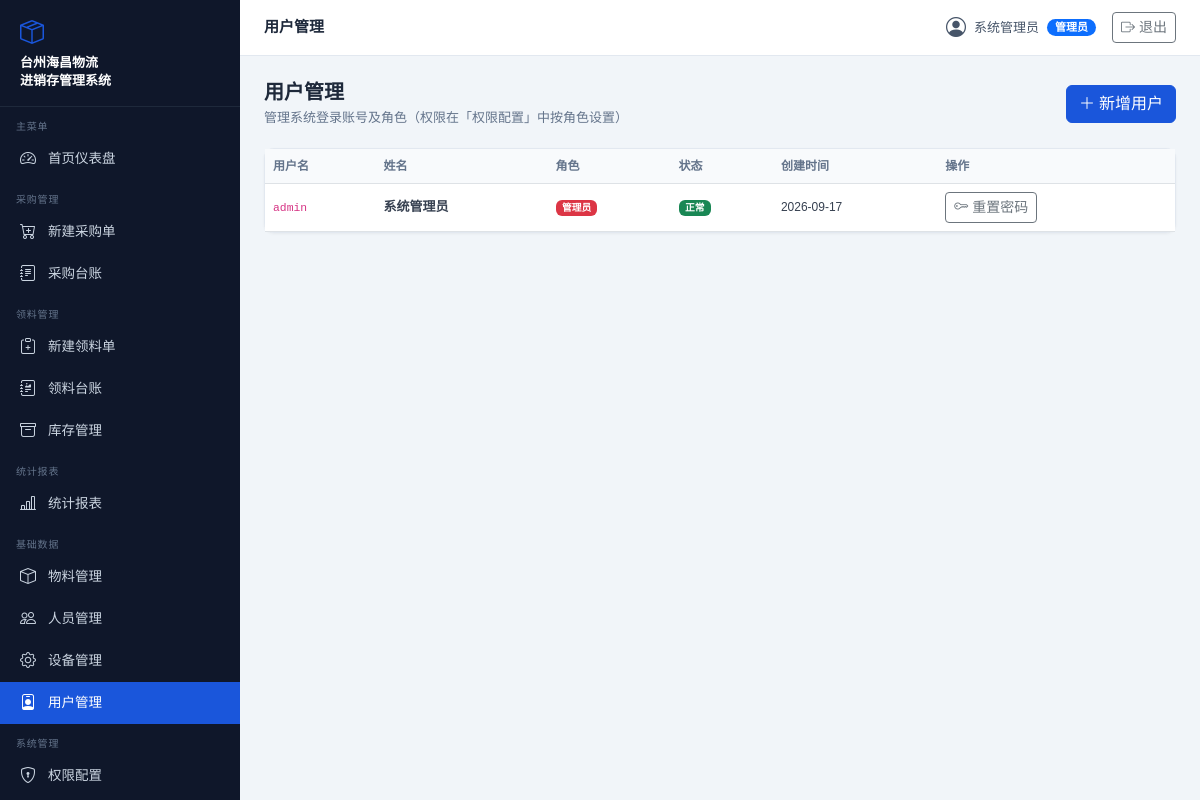
The app's page /users (signed in) with its own data.
### models.py (models this page shows)
class User(Base):
    __tablename__ = "users"
    id = Column(Integer, primary_key=True, index=True)
    username = Column(String, unique=True, index=True)
    hashed_password = Column(String)
    full_name = Column(String)
    role = Column(String)       # 管理员/采购员/仓管员/普通操作员
    is_active = Column(Boolean, default=True)
    created_at = Column(DateTime, default=datetime.now)

### routers/users.py (the view)
@router.get("", response_class=HTMLResponse)
def list_users(request: Request, db: Session = Depends(get_db)):
    user = require_permission(request, db, "user.view")
    users = db.query(User).all()
    roles = db.query(Role).order_by(Role.id).all()
    return templates.TemplateResponse("users.html", page_context(
        request, db, user, users=users, roles=roles))

### templates/users.html (shortened to what this page needs)
{% extends "base.html" %}
{% block page_title %}用户管理{% endblock %}
{% block content %}
<div class="page-header d-flex justify-content-between align-items-center">
  <div><h1>用户管理</h1><p>管理系统登录账号及角色（权限在「权限配置」中按角色设置）</p></div>
  {% if 'user.manage' in permissions %}
  <button class="btn btn-primary" data-bs-toggle="modal" data-bs-target="#addModal">
    <i class="bi bi-plus-lg me-1"></i>新增用户
  </button>
  {% endif %}
</div>
<div class="card">
  <div class="card-body p-0">
    <table class="table table-hover mb-0">
      <thead>
        <tr><th>用户名</th><th>姓名</th><th>角色</th><th>状态</th><th>创建时间</th>
        {% if 'user.manage' in permissions %}<th>操作</th>{% endif %}</tr>
      </thead>
      <tbody>
        {% for u in users %}
        <tr>
          <td><code>{{ u.username }}</code></td>
          <td><strong>{{ u.full_name }}</strong></td>
          <td>
            {% if u.role == '管理员' %}
            <span class="badge bg-danger">{{ u.role }}</span>
            {% elif u.role == '采购员' %}
            <span class="badge bg-primary">{{ u.role }}</span>
            {% elif u.role == '仓管员' %}
            <span class="badge bg-info text-dark">{{ u.role }}</span>
            {% else %}
            <span class="badge bg-secondary">{{ u.role }}</span>
            {% endif %}
          </td>
          <td>
            {% if u.is_active %}
            <span class="badge bg-success">正常</span>
            {% else %}
            <span class="badge bg-secondary">停用</span>
            {% endif %}
          </td>
          <td style="font-size:12px;">{{ u.created_at.strftime('%Y-%m-%d') }}</td>
          {% if 'user.manage' in permissions %}
          <td>
            <button class="btn btn-sm btn-outline-secondary me-1"
              onclick="resetPwd({{ u.id }}, '{{ u.username }}')">
              <i class="bi bi-key"></i> 重置密码
            </button>
          </td>
          {% endif %}
        </tr>
        {% endfor %}
      </tbody>
    </table>
  </div>
</div>
{% endblock %}

### templates/base.html (shortened to what this page needs)
<!DOCTYPE html>
<html lang="zh-CN">
<head>
<link href="../static/cdn.jsdelivr.net/npm/bootstrap@5.3.0/dist/css/bootstrap.min.css" rel="stylesheet">
<link href="../static/cdn.jsdelivr.net/npm/bootstrap-icons@1.11.0/font/bootstrap-icons.css" rel="stylesheet">
</head>
<body>
<div id="sidebar">
  <div class="logo">
    <div class="logo-icon"><i class="bi bi-box-seam"></i></div>
    台州海昌物流<br>进销存管理系统
  </div>
  {% set perms = permissions|default([]) %}
  {% if user %}
  {% if 'dashboard.view' in perms %}
  <div class="nav-section">主菜单</div>
  <a href="/" class="nav-item-link {% if request.url.path == '/' %}active{% endif %}">
    <i class="bi bi-speedometer2"></i> 首页仪表盘
  </a>
  {% endif %}
  {% if 'purchase.create' in perms or 'purchase.view' in perms %}
  <div class="nav-section">采购管理</div>
  {% if 'purchase.create' in perms %}
  <a href="/purchase" class="nav-item-link {% if '/purchase' in request.url.path and 'ledger' not in request.url.path %}active{% endif %}">
    <i class="bi bi-cart-plus"></i> 新建采购单
  </a>
  {% endif %}
  {% if 'purchase.view' in perms %}
  <a href="/purchase/ledger" class="nav-item-link {% if 'purchase/ledger' in request.url.path %}active{% endif %}">
    <i class="bi bi-journal-text"></i> 采购台账
  </a>
  {% endif %}
  {% endif %}
  {% if 'requisition.create' in perms or 'requisition.view' in perms or 'warehouse.view' in perms %}
  <div class="nav-section">领料管理</div>
  {% if 'requisition.create' in perms %}
  <a href="/requisition" class="nav-item-link {% if '/requisition' in request.url.path and 'ledger' not in request.url.path and 'api' not in request.url.path %}active{% endif %}">
    <i class="bi bi-clipboard-plus"></i> 新建领料单
  </a>
  {% endif %}
  {% if 'requisition.view' in perms %}
  <a href="/requisition/ledger" class="nav-item-link {% if 'requisition/ledger' in request.url.path %}active{% endif %}">
    <i class="bi bi-journal-richtext"></i> 领料台账
  </a>
  {% endif %}
  {% if 'warehouse.view' in perms %}
  <a href="/warehouse" class="nav-item-link {% if '/warehouse' in request.url.path %}active{% endif %}">
    <i class="bi bi-archive"></i> 库存管理
  </a>
  {% endif %}
  {% endif %}
  {% if 'reports.view' in perms %}
  <div class="nav-section">统计报表</div>
  <a href="/reports" class="nav-item-link {% if '/reports' in request.url.path %}active{% endif %}">
    <i class="bi bi-bar-chart-line"></i> 统计报表
  </a>
  {% endif %}
  {% if 'material.view' in perms or 'personnel.view' in perms or 'equipment.view' in perms or 'user.view' in perms %}
  <div class="nav-section">基础数据</div>
  {% if 'material.view' in perms %}
  <a href="/materials" class="nav-item-link {% if '/materials' in request.url.path %}active{% endif %}">
    <i class="bi bi-box"></i> 物料管理
  </a>
  {% endif %}
  {% if 'personnel.view' in perms %}
  <a href="/personnel" class="nav-item-link {% if '/personnel' in request.url.path %}active{% endif %}">
    <i class="bi bi-people"></i> 人员管理
  </a>
  {% endif %}
  {% if 'equipment.view' in perms %}
  <a href="/equipment" class="nav-item-link {% if '/equipment' in request.url.path %}active{% endif %}">
    <i class="bi bi-gear"></i> 设备管理
  </a>
  {% endif %}
  {% if 'user.view' in perms %}
  <a href="/users" class="nav-item-link {% if '/users' in request.url.path %}active{% endif %}">
    <i class="bi bi-person-badge"></i> 用户管理
  </a>
  {% endif %}
  {% endif %}
  {% if 'role.manage' in perms or 'backup.view' in perms or 'log.view' in perms %}
  <div class="nav-section">系统管理</div>
  {% if 'role.manage' in perms %}
  <a href="/roles" class="nav-item-link {% if '/roles' in request.url.path %}active{% endif %}">
    <i class="bi bi-shield-lock"></i> 权限配置
  </a>
  {% endif %}
  {% endif %}
  {% endif %}
</div>
<div id="main-content">
  <div id="topbar">
    <div class="topbar-title">{% block page_title %}台州海昌物流有限公司{% endblock %}</div>
    <div class="topbar-user">
      {% if user %}
      <i class="bi bi-person-circle fs-5"></i>
      <span>{{ user.full_name }}</span>
      <span class="badge bg-primary badge-role">{{ user.role }}</span>
      <a href="/logout" class="btn btn-sm btn-outline-secondary ms-2">
        <i class="bi bi-box-arrow-right"></i> 退出
      </a>
      {% endif %}
    </div>
  </div>
  <div class="content-area">
    {% block content %}{% endblock %}
  </div>
</div>
</body>
</html>

### templates/base.html (style rules this page uses)
:root { --sidebar-bg: #0f172a; --sidebar-text: #cbd5e1; --sidebar-hover: #1e293b; --sidebar-active: #1a56db; --sidebar-width: 240px; --header-height: 56px; --primary: #1a56db; }
body { background: #f1f5f9; font-family: 'Microsoft YaHei', sans-serif; }
#sidebar { position: fixed; left: 0; top: 0; bottom: 0; width: var(--sidebar-width); background: var(--sidebar-bg); z-index: 100; overflow-y: auto; }
#sidebar .logo { padding: 16px 20px; border-bottom: 1px solid #1e293b; color: #fff; font-size: 13px; font-weight: 600; line-height: 1.4; }
#sidebar .logo .logo-icon { font-size: 24px; color: var(--primary); margin-bottom: 4px; }
.nav-section { padding: 12px 16px 4px; font-size: 10px; color: #64748b; letter-spacing: .8px; text-transform: uppercase; }
.nav-item-link { display: flex; align-items: center; gap: 10px; padding: 9px 20px; color: var(--sidebar-text); text-decoration: none; font-size: 13.5px; transition: all .2s; }
.nav-item-link.active { background: var(--primary); color: #fff; }
.nav-item-link i { font-size: 16px; width: 18px; }
#main-content { margin-left: var(--sidebar-width); min-height: 100vh; }
#topbar { height: var(--header-height); background: #fff; border-bottom: 1px solid #e2e8f0; display: flex; align-items: center; justify-content: space-between; padding: 0 24px; position: sticky; top: 0; z-index: 99; }
.topbar-title { font-size: 15px; font-weight: 600; color: #1e293b; }
.topbar-user { display: flex; align-items: center; gap: 8px; font-size: 13px; color: #475569; }
.content-area { padding: 24px; }
.page-header { margin-bottom: 20px; }
.page-header h1 { font-size: 20px; font-weight: 600; color: #1e293b; margin: 0; }
.page-header p { font-size: 13px; color: #64748b; margin: 4px 0 0; }
.card { border: 1px solid #e2e8f0; border-radius: 10px; box-shadow: 0 1px 3px rgba(0,0,0,.05); }
.table th { font-size: 12px; color: #64748b; font-weight: 600; background: #f8fafc; white-space: nowrap; }
.table td { font-size: 13px; color: #374151; vertical-align: middle; }
.badge-role { font-size: 11px; padding: 3px 8px; border-radius: 20px; }
.btn-primary { background: var(--primary); border-color: var(--primary); }

### records on screen
User: full_name "系统管理员", role "管理员", username "admin", is_active "正常", created_at "2026-09-17"
